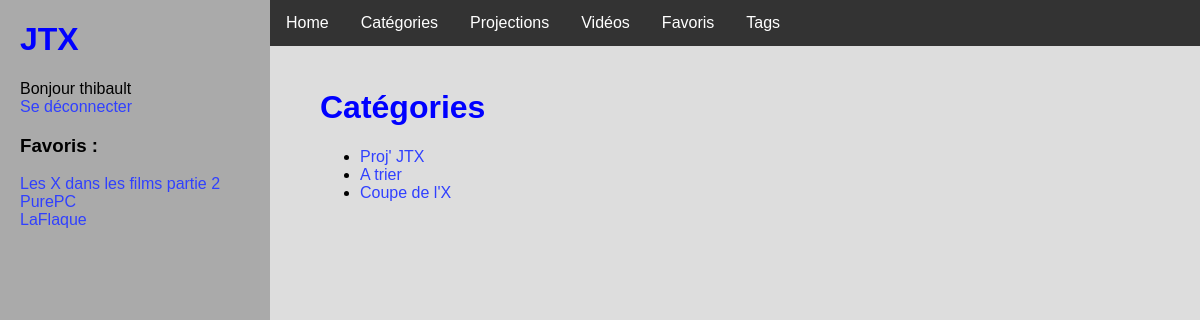
Page /categories/ (signed in) on the committed database.
### videos/models.py (models this page shows, shortened)
class Favorite(models.Model):
    user = models.ForeignKey(User)
    video = models.ForeignKey(Video)
    date = models.DateTimeField(auto_now_add = True)
    class Meta:
        unique_together = (('user', 'video'),)

class Video(models.Model):
    titre = models.CharField(max_length=100)
    date = models.DateField(default=datetime.date.today)
    url = models.CharField(max_length=1000)
    views = models.IntegerField(default=0)
    public = models.BooleanField(default=False)

class Category(models.Model):
    titre = models.CharField(max_length=100)
    public = models.BooleanField(default=False)

### videos/views.py (the view)
# urls.py: url(r'^categories/$', views.categories, name='categories'),
def categories(request):
    categories = Category.objects.filter(public=True).all()
    if (request.user.is_authenticated):
        categories = Category.objects.all()
    context = {
        'categories': categories,
    }
    return render(request, 'categories.html', context)

### videos/templates/categories.html
{% extends 'base.html' %}
{% block body %}
{% if categories %}
<h1>Catégories</h1>
	<ul>
	{% for c in categories %}
    <li><a href="{% url 'category' c.id 1 %}">{{ c.titre }}</a></li>
	{% endfor %}
	</ul>
{% else %}
    <p>Errors.</p>
{% endif %}
{% endblock %}

### videos/templates/base.html (shortened to what this page needs)
{% load static %}
<!DOCTYPE html>
<html>
<head>
  <link rel="stylesheet" href="{% static 'style.css' %}"/>
</head>
<body>
<div id="lateral_bar">
    <h1> JTX </h1>
    {% if request.user.is_authenticated %}
        Bonjour {{ request.user.username }}
        <br/>
        <a href="/logout/">Se déconnecter</a>
        <br/>
        <h3>Favoris :</h3>
        {% for f in request.user.favorite_set.all %}
        <a href="{% url 'video' f.video.id %}">{{ f.video.titre }}</a>
        <br/>
        {% endfor %}
    {% else %}
        <a href="/login/">Se connecter</a>
    {% endif %}
</div>
<div id="central">
	<div id="navigation_bar">"
    <ul>
        <li><a href="/">Home</a></li>
        <li><a href="{% url 'categories' %}">Catégories</a></li>
        <li><a href="{% url 'projs' 1 %}">Projections</a></li>
        <li><a href="{% url 'videos' 1 %}">Vidéos</a></li>
        {% if request.user.is_authenticated %}
            <li><a href="{% url 'favorites' 1 %}">Favoris</a></li>
        {% endif %}
        <li><a href="{% url 'tags' %}">Tags</a></li>
    </ul>
	</div>
	<div id="body">
    {% block body %}
    {% endblock %}
	</div>
</div>
</body>
</html>

### videos/static/style.css (style rules this page uses)
* { font-family: Arial; }
#lateral_bar { position: absolute; top:0; bottom:0; width:250px; background-color: #AAAAAA; padding-left: 20px; }
#central { position: absolute; top: 0; bottom:0; margin-left: 270px; }
#body { float: right; margin-top:30px; padding-top: 20px; padding-left: 50px; }
body { padding: 0; margin: 0; background-color: #DDDDDD; }
h1 { color: blue; }
a { color: #3040FF; text-decoration: none; }
#navigation_bar ul { list-style-type: none; margin: 0; padding: 0; overflow: hidden; background-color: #333; position: fixed; top: 0; width: 100%; }
#navigation_bar li { float: left; }
#navigation_bar li a { display: block; color: white; text-align: center; padding: 14px 16px; text-decoration: none; }

### rows in the picture
Favorite: video.titre "Les X dans les films partie 2"
Favorite: video.titre "PurePC"
Favorite: video.titre "LaFlaque"
Category: titre "Proj' JTX"
Category: titre "A trier"
Category: titre "Coupe de l'X"

### other values in the picture
{{ request.user.username }} "thibault"
